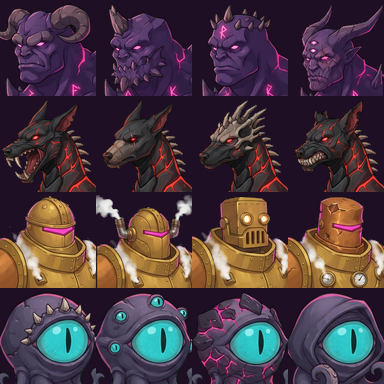
#> input picture assets/enemy-portraits.png, 384 x 384 px, given in place of солдат атлас.jpg, which was not available
$ python convert_units.py
#> lines starting #> are read from the running program, lines starting #| are printed output that depends on the picture; after the words box and inside, x2 and y2 are one past the last pixel; in counts of white or black regions, pixels touching at a corner belong together
#!/usr/bin/env python3
# Конвертація альтернативних юніт-атласів Gemini (листи «солдат атлас.jpg»,
# «демон атлас.jpg») -> assets/units-atlas.png 480x192 (кадр 96x96, сітка 5x2).
# Уроки П14.2/П14.3: хромакей flood-fill d<=15 від фактичного тла + глухі отвори,
# нормалізація висоти тіла за інваріантом idle (спільний масштаб лише для сумісних
# сирців), якір x — медіана (смерть: центр bbox), y — базова лінія (ряд 92),
# nearest-neighbor, альфа бінарна. ВЕСЬ ряд демона у сирцях дивиться вправо ->
# фліп усіх 5 кадрів (натив демона — вліво, battle.ts без змін).
from collections import deque
from pathlib import Path
from PIL import Image
import numpy as np
import json

ROOT = Path(__file__).resolve().parents[2]  # корінь репозиторію (scripts/assets/ -> ../..)
SRC = ROOT / 'assets-src'  # сирці зображень власника, поза git
OUT = ROOT/'assets/units-atlas.png'

ATLAS_W, ATLAS_H, FR = 480, 192, 96
BASELINE_ROW = 92   # чинна базова лінія всіх кадрів атласа
MEDIAN_X = 48       # якір x стоячих кадрів
DEATH_CENTER_X = 48 # якір x кадрів смерті (центр bbox)

def chess(a, b):
    return np.max(np.abs(a.astype(int) - b.astype(int)), axis=-1)

def keep_mask(arr, th=15, max_hole=40000):
    h, w = arr.shape[:2]
    corners = np.stack([arr[0,0], arr[0,w-1], arr[h-1,0], arr[h-1,w-1],
                        arr[0,w//2], arr[h-1,w//2], arr[h//2,0], arr[h//2,w-1]])
    bg = np.median(corners, axis=0)
    d = chess(arr, bg)
    close = d <= th
    vis = np.zeros((h, w), dtype=bool)
    q = deque()
    for x in range(w):
        for y in (0, h-1):
            if close[y,x] and not vis[y,x]: vis[y,x]=True; q.append((y,x))
    for y in range(h):
        for x in (0, w-1):
            if close[y,x] and not vis[y,x]: vis[y,x]=True; q.append((y,x))
    while q:
        y,x = q.popleft()
        for ny,nx in ((y-1,x),(y+1,x),(y,x-1),(y,x+1)):
            if 0<=ny<h and 0<=nx<w and close[ny,nx] and not vis[ny,nx]:
                vis[ny,nx]=True; q.append((ny,nx))
    keep = ~vis
    # глухі отвори ( enclosed bg ), що не більше max_hole — замикаємо
    lbl = np.zeros((h,w), dtype=int); cur = 0
    for y in range(h):
        for x in range(w):
            if vis[y,x] and lbl[y,x]==0:
                cur += 1
                q2 = deque([(y,x)]); lbl[y,x]=cur; pts=[]
                while q2:
                    cy,cx = q2.popleft(); pts.append((cy,cx))
                    for ny,nx in ((cy-1,cx),(cy+1,cx),(cy,cx-1),(cy,cx+1)):
                        if 0<=ny<h and 0<=nx<w and vis[ny,nx] and lbl[ny,nx]==0:
                            lbl[ny,nx]=cur; q2.append((ny,nx))
                if len(pts) <= max_hole:
                    for (py,px) in pts: keep[py,px]=True
    return keep, bg

def components(keep, min_area=500):
    h, w = keep.shape
    lbl = np.zeros((h,w), dtype=int); out=[]; cur=0
    for y in range(h):
        for x in range(w):
            if keep[y,x] and lbl[y,x]==0:
                cur += 1
                q = deque([(y,x)]); lbl[y,x]=cur; pts=[]
                while q:
                    cy,cx = q.popleft(); pts.append((cy,cx))
                    for ny,nx in ((cy-1,cx),(cy+1,cx),(cy,cx-1),(cy,cx+1)):
                        if 0<=ny<h and 0<=nx<w and keep[ny,nx] and lbl[ny,nx]==0:
                            lbl[ny,nx]=cur; q.append((ny,nx))
                if len(pts) >= min_area:
                    ys=[p[0] for p in pts]; xs=[p[1] for p in pts]
                    out.append({'area':len(pts),'x0':min(xs),'x1':max(xs),'y0':min(ys),'y1':max(ys),'pts':pts})
    return out

FRAMES = {
 'солдат атлас.jpg': [
   ('idle',  (75,283,85,469),  False, None),
   ('walk1', (340,547,88,462), False, None),
   ('walk2', (589,795,86,464), False, None),
   ('fire',  (852,1179,86,469),False, None),
   ('death', (556,961,643,823),False, 'w95'),
 ],
 'демон атлас.jpg': [
   # ВЕСЬ лист демона згенерований вправо (спалах вогню вправо, смерть дзеркальна
   # до чинної, сяйво рушниці праворуч голови) -> фліп усіх кадрів: натив вліво
   # (battle.ts без змін), «лицем по ходу» — демон наступає зліва-направо... зправа наліво
   ('idle',  (50,369,128,471), True,  None),
   ('walk1', (455,759,125,449),True,  None),
   ('walk2', (840,1157,127,382),True, None),   # блоб-завихрія під ногою виключено (окремий компонент)
   ('fire',  (154,526,508,825),True,  None),
   ('death', (673,1158,601,830),True, 'w93'),
 ],
}
# цільові інваріанти (чинний атлас): солдат тіло 59px, демон 61px; смерть: ширина 95/93
TARGETS = {'солдат атлас.jpg': {'idle_h': 59, 'death_w': 95},
           'демон атлас.jpg':  {'idle_h': 61, 'death_w': 93}}

report = {}
atlas = np.zeros((ATLAS_H, ATLAS_W, 4), dtype=np.uint8)

for sheet, frames in FRAMES.items():
    arr = np.array(Image.open(SRC/sheet).convert('RGB'))
#> arr is the input picture: shape (384, 384, 3); mean R, G, B 73.6, 56.4, 65
    keep, bg = keep_mask(arr)
#> in keep_mask, `corners = np.stack([arr[0,0], arr[0,w-1], arr[h-1,0], arr[h-1,w-1], ar..`: corners = [[30, 15, 36], [30, 15, 36], [47, 44, 61], [58, 48, 70], [30, 15, 36], [32, 17, 38], [30, 15, 36], [30, 15, 36]]
#> in keep_mask, `bg = np.median(corners, axis=0)`: bg = [30, 15, 36]
#> in chess, `return np.max(np.abs(a.astype(int) - b.astype(int)), axis=-1)`:
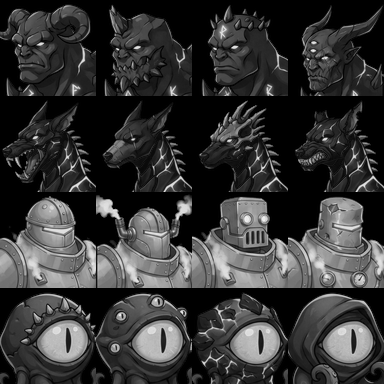
#> returned value: shape (384, 384) int64; min 0, max 240, mean 53.4
#> in keep_mask, `close = d <= th`:
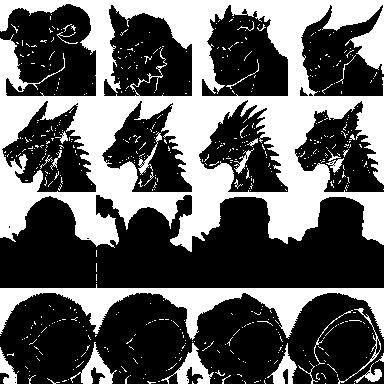
#> close: shape (384, 384) bool; 37.6% white; 549 white regions (521 under 20 px), largest, box (x1, y1, x2, y2) and area: (0, 0, 384, 252) 43475, (0, 284, 384, 340) 6705, (161, 343, 214, 384) 702
#> after the loop in keep_mask, `for x in range(w):`: vis: shape (384, 384) bool; 0.33% white in thin lines or dots
#> after the loop in keep_mask, `for y in range(h):`:
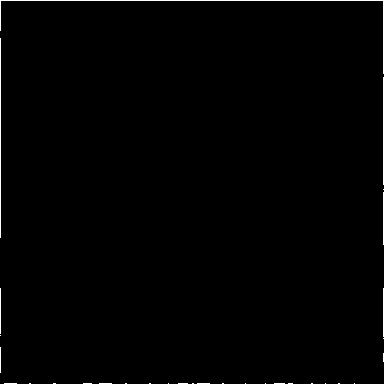
#> vis: shape (384, 384) bool; 0.73% white in thin lines or dots
#> after the loop in keep_mask, `while q:`:
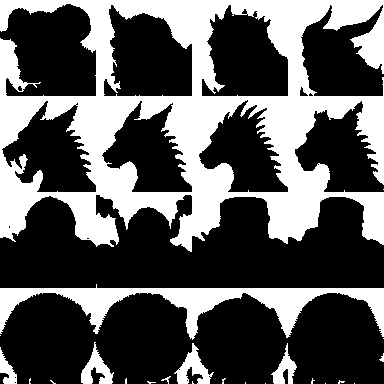
#> vis: shape (384, 384) bool; 35.3% white; 23 white regions (15 under 20 px), largest, box (x1, y1, x2, y2) and area: (0, 0, 384, 252) 43191, (0, 284, 384, 340) 6701, (174, 343, 214, 384) 675
#> after the loop in keep_mask, `for y in range(h):`:
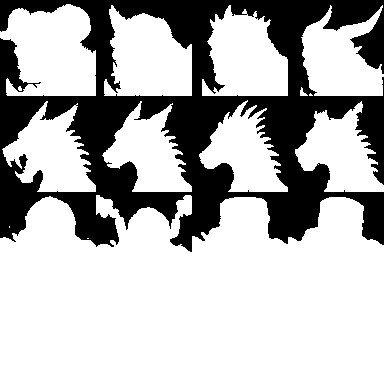
#> keep: shape (384, 384) bool; 70.7% white; 1 black region, box (x1, y1, x2, y2) and area: (0, 0, 384, 252) 43191
#> after the loop in keep_mask, `for y in range(h):`:
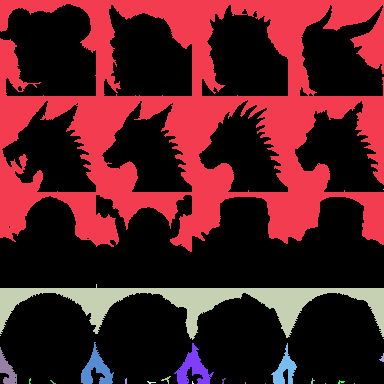
#> lbl: shape (384, 384) int64; 24 distinct labels, from 0 to 23; one colour per label, 0 black
#> bg = [30, 15, 36]
    comps = components(keep, min_area=500)
#> after the loop in components, `for y in range(h):`:
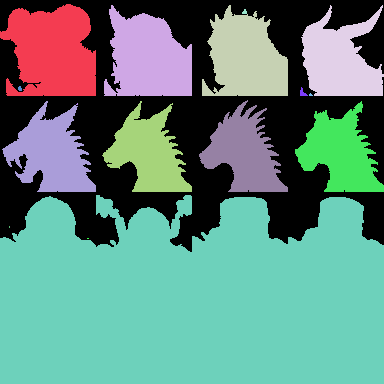
#> lbl: shape (384, 384) int64; 18 distinct labels, from 0 to 17; one colour per label, 0 black
#> comps = 9 items
    tgt = TARGETS[sheet]
    # коефіцієнт рядка: спільний для сумісних сирців (солдат), за висотою idle
    idle_box = frames[0][1]
#> (the run stopped early here; a loop or call above may not have finished)

$ run again, on assets/geo-tiles.png
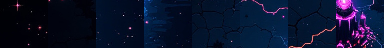
#> input picture assets/geo-tiles.png, 384 x 48 px, given in place of солдат атлас.jpg, which was not available
#> arr is the input picture: shape (48, 384, 3); mean R, G, B 10.3, 18.3, 44.7
#> corners = [[0, 1, 5], [1, 16, 47], [0, 1, 6], [3, 32, 66], [2, 13, 33], [2, 20, 42], [0, 1, 6], [5, 33, 72]]
#> in keep_mask, `bg = np.median(corners, axis=0)`: bg = [1.5, 14.5, 37.5]
#> in keep_mask, `close = d <= th`:
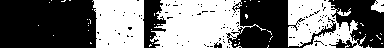
#> close: shape (48, 384) bool; 46.3% white; 53 white regions (48 under 20 px), largest, box (x1, y1, x2, y2) and area: (150, 0, 266, 48) 3641, (288, 0, 366, 48) 2311, (92, 0, 144, 48) 2286, (371, 0, 384, 13) 118, (337, 8, 351, 16) 48
#> after the loop in keep_mask, `for y in range(h):`:
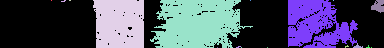
#> lbl: shape (48, 384) int64; 18 distinct labels, from 0 to 17; one colour per label, 0 black
#> comps = 1 item

$ run again, on assets/portraits.png
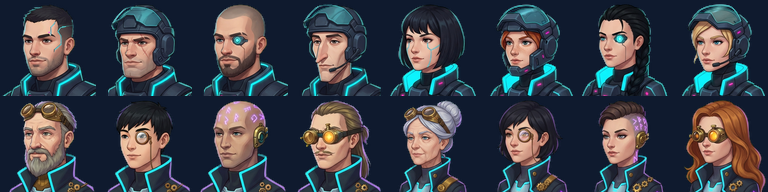
#> input picture assets/portraits.png, 768 x 192 px, given in place of солдат атлас.jpg, which was not available
#> arr is the input picture: shape (192, 768, 3); mean R, G, B 59.2, 63, 71.9
#> corners = [[15, 26, 46], [15, 26, 46], [15, 26, 46], [15, 26, 46], [15, 26, 46], [15, 26, 46], [15, 26, 46], [15, 26, 46]]
#> in keep_mask, `bg = np.median(corners, axis=0)`: bg = [15, 26, 46]
#> close: shape (192, 768) bool; 51.4% white; 48 black regions (32 under 20 px), largest, box (x1, y1, x2, y2) and area: (684, 100, 766, 192) 5552, (297, 100, 381, 192) 4975, (9, 100, 95, 192) 4698
#> after the loop in keep_mask, `for y in range(h):`:
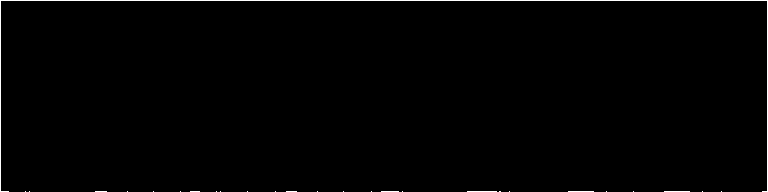
#> vis: shape (192, 768) bool; 0.89% white in thin lines or dots
#> after the loop in components, `for y in range(h):`:
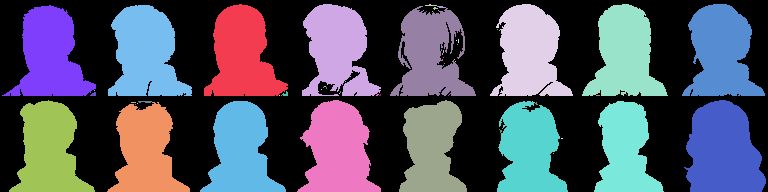
#> lbl: shape (192, 768) int64; 67 distinct labels, from 0 to 66; one colour per label, 0 black
#> comps = 16 items
